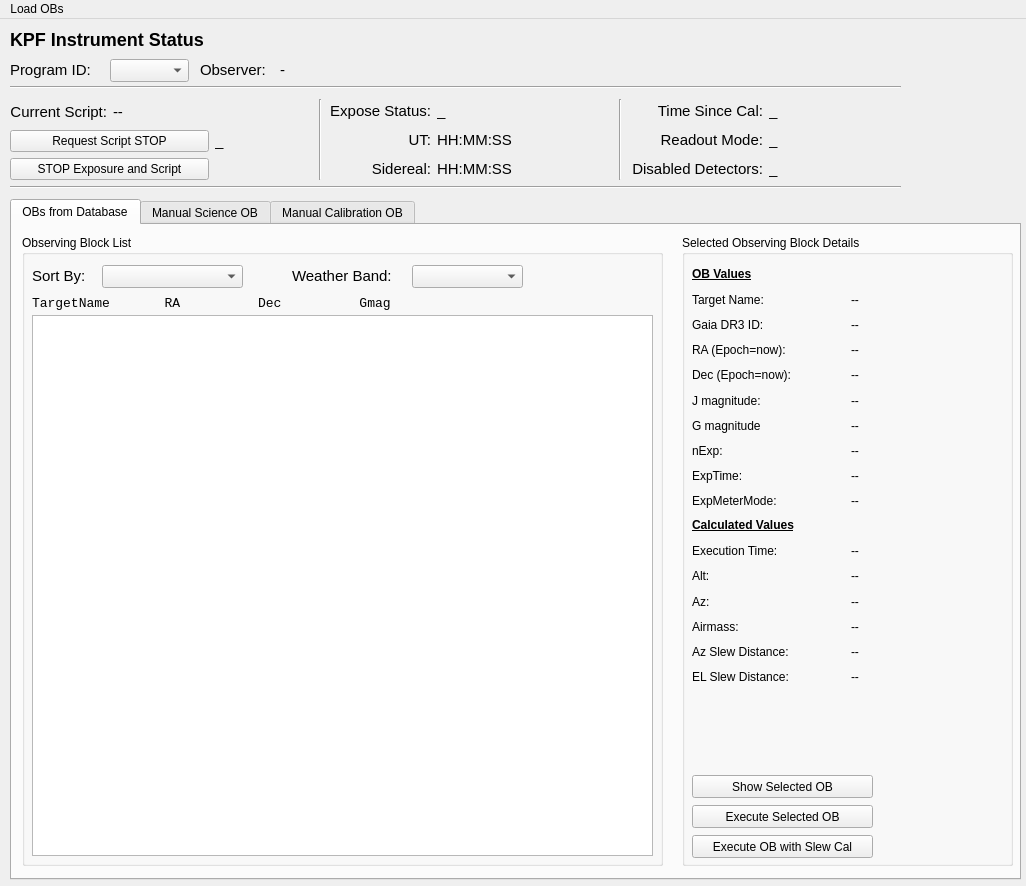
<?xml version="1.0" encoding="UTF-8"?>
<ui version="4.0">
 <class>MainWindow</class>
 <widget class="QMainWindow" name="MainWindow">
  <property name="geometry">
   <rect>
    <x>0</x>
    <y>0</y>
    <width>1026</width>
    <height>886</height>
   </rect>
  </property>
  <property name="windowTitle">
   <string>MainWindow</string>
  </property>
  <widget class="QWidget" name="centralwidget">
   <widget class="Line" name="line">
    <property name="geometry">
     <rect>
      <x>10</x>
      <y>160</y>
      <width>891</width>
      <height>16</height>
     </rect>
    </property>
    <property name="orientation">
     <enum>Qt::Horizontal</enum>
    </property>
   </widget>
   <widget class="QWidget" name="gridLayoutWidget_2">
    <property name="geometry">
     <rect>
      <x>10</x>
      <y>80</y>
      <width>301</width>
      <height>81</height>
     </rect>
    </property>
    <layout class="QGridLayout" name="script_layout" columnstretch="0,0,0" rowminimumheight="0,0,0">
     <property name="sizeConstraint">
      <enum>QLayout::SetDefaultConstraint</enum>
     </property>
     <property name="verticalSpacing">
      <number>6</number>
     </property>
     <item row="0" column="0">
      <widget class="QLabel" name="label">
       <property name="font">
        <font>
         <pointsize>11</pointsize>
        </font>
       </property>
       <property name="text">
        <string>Current Script:</string>
       </property>
       <property name="alignment">
        <set>Qt::AlignRight|Qt::AlignTrailing|Qt::AlignVCenter</set>
       </property>
      </widget>
     </item>
     <item row="0" column="1" colspan="2">
      <widget class="QLabel" name="scriptname_value">
       <property name="sizePolicy">
        <sizepolicy hsizetype="Preferred" vsizetype="Preferred">
         <horstretch>1</horstretch>
         <verstretch>0</verstretch>
        </sizepolicy>
       </property>
       <property name="font">
        <font>
         <pointsize>11</pointsize>
        </font>
       </property>
       <property name="lineWidth">
        <number>1</number>
       </property>
       <property name="text">
        <string>--</string>
       </property>
      </widget>
     </item>
     <item row="1" column="2">
      <widget class="QLabel" name="scriptstop_value">
       <property name="font">
        <font>
         <pointsize>11</pointsize>
        </font>
       </property>
       <property name="toolTip">
        <string>Value of the kpfconfig.SCRIPTSTOP keyword. If this is yes, the running script will stop at the next opportunity.</string>
       </property>
       <property name="text">
        <string>_</string>
       </property>
      </widget>
     </item>
     <item row="1" column="0" colspan="2">
      <widget class="QPushButton" name="scriptstop_btn">
       <property name="toolTip">
        <string>Request that the currently running script halt and clean up at the next opportunity.</string>
       </property>
       <property name="toolTipDuration">
        <number>-1</number>
       </property>
       <property name="statusTip">
        <string/>
       </property>
       <property name="whatsThis">
        <string/>
       </property>
       <property name="text">
        <string>Request Script STOP</string>
       </property>
      </widget>
     </item>
     <item row="2" column="0" colspan="2">
      <widget class="QPushButton" name="fullstop_btn">
       <property name="toolTip">
        <string>This will set the current exposure to End, triggering a readout and will request the current script to stop at the next opportunity (typically after the exposure is done).</string>
       </property>
       <property name="text">
        <string>STOP Exposure and Script</string>
       </property>
      </widget>
     </item>
    </layout>
   </widget>
   <widget class="QLabel" name="label_2">
    <property name="geometry">
     <rect>
      <x>10</x>
      <y>0</y>
      <width>321</width>
      <height>41</height>
     </rect>
    </property>
    <property name="text">
     <string>&lt;html&gt;&lt;head/&gt;&lt;body&gt;&lt;h2 style=&quot; margin-top:16px; margin-bottom:12px; margin-left:0px; margin-right:0px; -qt-block-indent:0; text-indent:0px;&quot;&gt;&lt;span style=&quot; font-size:11pt; font-weight:600;&quot;&gt;KPF Instrument Status&lt;/span&gt;&lt;/h2&gt;&lt;/body&gt;&lt;/html&gt;</string>
    </property>
   </widget>
   <widget class="QWidget" name="gridLayoutWidget_3">
    <property name="geometry">
     <rect>
      <x>330</x>
      <y>80</y>
      <width>281</width>
      <height>81</height>
     </rect>
    </property>
    <layout class="QGridLayout" name="status_layout" columnstretch="100,200" rowminimumheight="0,0,0">
     <property name="sizeConstraint">
      <enum>QLayout::SetDefaultConstraint</enum>
     </property>
     <property name="verticalSpacing">
      <number>6</number>
     </property>
     <item row="2" column="0">
      <widget class="QLabel" name="label_9">
       <property name="font">
        <font>
         <pointsize>11</pointsize>
        </font>
       </property>
       <property name="text">
        <string>Sidereal:</string>
       </property>
       <property name="alignment">
        <set>Qt::AlignRight|Qt::AlignTrailing|Qt::AlignVCenter</set>
       </property>
      </widget>
     </item>
     <item row="1" column="0">
      <widget class="QLabel" name="label_8">
       <property name="font">
        <font>
         <pointsize>11</pointsize>
        </font>
       </property>
       <property name="text">
        <string>UT:</string>
       </property>
       <property name="alignment">
        <set>Qt::AlignRight|Qt::AlignTrailing|Qt::AlignVCenter</set>
       </property>
      </widget>
     </item>
     <item row="0" column="0">
      <widget class="QLabel" name="label_6">
       <property name="font">
        <font>
         <pointsize>11</pointsize>
        </font>
       </property>
       <property name="text">
        <string>Expose Status:</string>
       </property>
       <property name="alignment">
        <set>Qt::AlignRight|Qt::AlignTrailing|Qt::AlignVCenter</set>
       </property>
      </widget>
     </item>
     <item row="0" column="1">
      <widget class="QLabel" name="expose_status_value">
       <property name="font">
        <font>
         <pointsize>11</pointsize>
        </font>
       </property>
       <property name="text">
        <string>_</string>
       </property>
      </widget>
     </item>
     <item row="2" column="1">
      <widget class="QLabel" name="SiderealTimeValue">
       <property name="font">
        <font>
         <pointsize>11</pointsize>
        </font>
       </property>
       <property name="text">
        <string>HH:MM:SS</string>
       </property>
      </widget>
     </item>
     <item row="1" column="1">
      <widget class="QLabel" name="UTValue">
       <property name="font">
        <font>
         <pointsize>11</pointsize>
        </font>
       </property>
       <property name="text">
        <string>HH:MM:SS</string>
       </property>
      </widget>
     </item>
    </layout>
   </widget>
   <widget class="QWidget" name="gridLayoutWidget_8">
    <property name="geometry">
     <rect>
      <x>630</x>
      <y>80</y>
      <width>271</width>
      <height>81</height>
     </rect>
    </property>
    <layout class="QGridLayout" name="slewcal_layout" rowstretch="100,100,100" columnstretch="100,100">
     <property name="sizeConstraint">
      <enum>QLayout::SetDefaultConstraint</enum>
     </property>
     <item row="2" column="0">
      <widget class="QLabel" name="label_14">
       <property name="font">
        <font>
         <pointsize>11</pointsize>
        </font>
       </property>
       <property name="text">
        <string>Disabled Detectors:</string>
       </property>
       <property name="alignment">
        <set>Qt::AlignRight|Qt::AlignTrailing|Qt::AlignVCenter</set>
       </property>
      </widget>
     </item>
     <item row="0" column="0">
      <widget class="QLabel" name="label_12">
       <property name="font">
        <font>
         <pointsize>11</pointsize>
        </font>
       </property>
       <property name="text">
        <string>Time Since Cal:</string>
       </property>
       <property name="alignment">
        <set>Qt::AlignRight|Qt::AlignTrailing|Qt::AlignVCenter</set>
       </property>
      </widget>
     </item>
     <item row="1" column="0">
      <widget class="QLabel" name="label_13">
       <property name="font">
        <font>
         <pointsize>11</pointsize>
        </font>
       </property>
       <property name="text">
        <string>Readout Mode:</string>
       </property>
       <property name="alignment">
        <set>Qt::AlignRight|Qt::AlignTrailing|Qt::AlignVCenter</set>
       </property>
      </widget>
     </item>
     <item row="0" column="1">
      <widget class="QLabel" name="slewcaltime_value">
       <property name="font">
        <font>
         <pointsize>11</pointsize>
        </font>
       </property>
       <property name="text">
        <string>_</string>
       </property>
      </widget>
     </item>
     <item row="1" column="1">
      <widget class="QLabel" name="readout_mode_value">
       <property name="font">
        <font>
         <pointsize>11</pointsize>
        </font>
       </property>
       <property name="text">
        <string>_</string>
       </property>
      </widget>
     </item>
     <item row="2" column="1">
      <widget class="QLabel" name="disabled_detectors_value">
       <property name="font">
        <font>
         <pointsize>11</pointsize>
        </font>
       </property>
       <property name="text">
        <string>_</string>
       </property>
      </widget>
     </item>
    </layout>
   </widget>
   <widget class="Line" name="line_5">
    <property name="geometry">
     <rect>
      <x>310</x>
      <y>80</y>
      <width>20</width>
      <height>81</height>
     </rect>
    </property>
    <property name="orientation">
     <enum>Qt::Vertical</enum>
    </property>
   </widget>
   <widget class="Line" name="line_6">
    <property name="geometry">
     <rect>
      <x>610</x>
      <y>80</y>
      <width>20</width>
      <height>81</height>
     </rect>
    </property>
    <property name="orientation">
     <enum>Qt::Vertical</enum>
    </property>
   </widget>
   <widget class="QTabWidget" name="tabWidget">
    <property name="geometry">
     <rect>
      <x>10</x>
      <y>180</y>
      <width>1011</width>
      <height>681</height>
     </rect>
    </property>
    <property name="currentIndex">
     <number>0</number>
    </property>
    <widget class="QWidget" name="tab">
     <attribute name="title">
      <string>OBs from Database</string>
     </attribute>
     <widget class="QGroupBox" name="groupBox">
      <property name="geometry">
       <rect>
        <x>10</x>
        <y>10</y>
        <width>641</width>
        <height>631</height>
       </rect>
      </property>
      <property name="title">
       <string>Observing Block List</string>
      </property>
      <widget class="QComboBox" name="SortOBs">
       <property name="geometry">
        <rect>
         <x>80</x>
         <y>30</y>
         <width>141</width>
         <height>23</height>
        </rect>
       </property>
      </widget>
      <widget class="QLabel" name="SortOBsLabel">
       <property name="geometry">
        <rect>
         <x>10</x>
         <y>30</y>
         <width>61</width>
         <height>21</height>
        </rect>
       </property>
       <property name="font">
        <font>
         <pointsize>11</pointsize>
        </font>
       </property>
       <property name="text">
        <string>Sort By:</string>
       </property>
      </widget>
      <widget class="QListView" name="ListOfOBs">
       <property name="geometry">
        <rect>
         <x>10</x>
         <y>80</y>
         <width>621</width>
         <height>541</height>
        </rect>
       </property>
       <property name="font">
        <font>
         <family>Monospace</family>
         <pointsize>10</pointsize>
        </font>
       </property>
       <property name="alternatingRowColors">
        <bool>true</bool>
       </property>
      </widget>
      <widget class="QLabel" name="WeatherBandLabel">
       <property name="geometry">
        <rect>
         <x>270</x>
         <y>30</y>
         <width>121</width>
         <height>21</height>
        </rect>
       </property>
       <property name="font">
        <font>
         <pointsize>11</pointsize>
        </font>
       </property>
       <property name="text">
        <string>Weather Band:</string>
       </property>
      </widget>
      <widget class="QComboBox" name="WeatherBand">
       <property name="geometry">
        <rect>
         <x>390</x>
         <y>30</y>
         <width>111</width>
         <height>23</height>
        </rect>
       </property>
      </widget>
      <widget class="QLabel" name="OBListHeader">
       <property name="geometry">
        <rect>
         <x>10</x>
         <y>60</y>
         <width>621</width>
         <height>16</height>
        </rect>
       </property>
       <property name="font">
        <font>
         <family>Monospace</family>
         <pointsize>10</pointsize>
        </font>
       </property>
       <property name="text">
        <string>TargetName       RA          Dec          Gmag</string>
       </property>
      </widget>
     </widget>
     <widget class="QGroupBox" name="groupBox_2">
      <property name="geometry">
       <rect>
        <x>670</x>
        <y>10</y>
        <width>331</width>
        <height>631</height>
       </rect>
      </property>
      <property name="title">
       <string>Selected Observing Block Details</string>
      </property>
      <widget class="QWidget" name="gridLayoutWidget_14">
       <property name="geometry">
        <rect>
         <x>10</x>
         <y>30</y>
         <width>311</width>
         <height>421</height>
        </rect>
       </property>
       <layout class="QGridLayout" name="gridLayout_3">
        <item row="8" column="1">
         <widget class="QLabel" name="SOB_ExpTime">
          <property name="text">
           <string>--</string>
          </property>
         </widget>
        </item>
        <item row="5" column="1">
         <widget class="QLabel" name="SOB_Jmag">
          <property name="text">
           <string>--</string>
          </property>
         </widget>
        </item>
        <item row="1" column="1">
         <widget class="QLabel" name="SOB_TargetName">
          <property name="text">
           <string>--</string>
          </property>
         </widget>
        </item>
        <item row="0" column="0">
         <widget class="QLabel" name="label_73">
          <property name="text">
           <string>&lt;html&gt;&lt;head/&gt;&lt;body&gt;&lt;p&gt;&lt;span style=&quot; font-weight:600; text-decoration: underline;&quot;&gt;OB Values&lt;/span&gt;&lt;/p&gt;&lt;/body&gt;&lt;/html&gt;</string>
          </property>
         </widget>
        </item>
        <item row="11" column="1">
         <widget class="QLabel" name="SOB_ExecutionTime">
          <property name="text">
           <string>--</string>
          </property>
         </widget>
        </item>
        <item row="10" column="0">
         <widget class="QLabel" name="label_72">
          <property name="text">
           <string>&lt;html&gt;&lt;head/&gt;&lt;body&gt;&lt;p&gt;&lt;span style=&quot; font-weight:600; text-decoration: underline;&quot;&gt;Calculated Values&lt;/span&gt;&lt;/p&gt;&lt;/body&gt;&lt;/html&gt;</string>
          </property>
         </widget>
        </item>
        <item row="3" column="1">
         <widget class="QLabel" name="SOB_TargetRA">
          <property name="text">
           <string>--</string>
          </property>
         </widget>
        </item>
        <item row="5" column="0">
         <widget class="QLabel" name="label_45">
          <property name="text">
           <string>J magnitude:</string>
          </property>
         </widget>
        </item>
        <item row="4" column="0">
         <widget class="QLabel" name="TargetDecLabel">
          <property name="text">
           <string>Dec (Epoch=now):</string>
          </property>
         </widget>
        </item>
        <item row="15" column="1">
         <widget class="QLabel" name="SOB_AzSlew">
          <property name="text">
           <string>--</string>
          </property>
         </widget>
        </item>
        <item row="16" column="0">
         <widget class="QLabel" name="label_65">
          <property name="text">
           <string>EL Slew Distance:</string>
          </property>
         </widget>
        </item>
        <item row="14" column="1">
         <widget class="QLabel" name="SOB_Airmass">
          <property name="text">
           <string>--</string>
          </property>
         </widget>
        </item>
        <item row="9" column="1">
         <widget class="QLabel" name="SOB_ExpMeterMode">
          <property name="text">
           <string>--</string>
          </property>
         </widget>
        </item>
        <item row="11" column="0">
         <widget class="QLabel" name="label_3">
          <property name="text">
           <string>Execution Time:</string>
          </property>
         </widget>
        </item>
        <item row="4" column="1">
         <widget class="QLabel" name="SOB_TargetDec">
          <property name="text">
           <string>--</string>
          </property>
         </widget>
        </item>
        <item row="7" column="0">
         <widget class="QLabel" name="label_49">
          <property name="text">
           <string>nExp:</string>
          </property>
         </widget>
        </item>
        <item row="2" column="1">
         <widget class="QLabel" name="SOB_GaiaID">
          <property name="text">
           <string>--</string>
          </property>
         </widget>
        </item>
        <item row="13" column="1">
         <widget class="QLabel" name="SOB_Az">
          <property name="text">
           <string>--</string>
          </property>
         </widget>
        </item>
        <item row="16" column="1">
         <widget class="QLabel" name="SOB_ELSlew">
          <property name="text">
           <string>--</string>
          </property>
         </widget>
        </item>
        <item row="2" column="0">
         <widget class="QLabel" name="label_4">
          <property name="text">
           <string>Gaia DR3 ID:</string>
          </property>
         </widget>
        </item>
        <item row="15" column="0">
         <widget class="QLabel" name="label_64">
          <property name="text">
           <string>Az Slew Distance:</string>
          </property>
         </widget>
        </item>
        <item row="13" column="0">
         <widget class="QLabel" name="label_69">
          <property name="text">
           <string>Az:</string>
          </property>
         </widget>
        </item>
        <item row="9" column="0">
         <widget class="QLabel" name="label_5">
          <property name="text">
           <string>ExpMeterMode:</string>
          </property>
         </widget>
        </item>
        <item row="14" column="0">
         <widget class="QLabel" name="label_61">
          <property name="text">
           <string>Airmass:</string>
          </property>
         </widget>
        </item>
        <item row="7" column="1">
         <widget class="QLabel" name="SOB_nExp">
          <property name="text">
           <string>--</string>
          </property>
         </widget>
        </item>
        <item row="6" column="1">
         <widget class="QLabel" name="SOB_Gmag">
          <property name="text">
           <string>--</string>
          </property>
         </widget>
        </item>
        <item row="3" column="0">
         <widget class="QLabel" name="TargetRALabel">
          <property name="text">
           <string>RA (Epoch=now):</string>
          </property>
         </widget>
        </item>
        <item row="12" column="0">
         <widget class="QLabel" name="label_70">
          <property name="text">
           <string>Alt:</string>
          </property>
         </widget>
        </item>
        <item row="6" column="0">
         <widget class="QLabel" name="label_47">
          <property name="text">
           <string>G magnitude</string>
          </property>
         </widget>
        </item>
        <item row="8" column="0">
         <widget class="QLabel" name="label_51">
          <property name="text">
           <string>ExpTime:</string>
          </property>
         </widget>
        </item>
        <item row="12" column="1">
         <widget class="QLabel" name="SOB_EL">
          <property name="text">
           <string>--</string>
          </property>
         </widget>
        </item>
        <item row="1" column="0">
         <widget class="QLabel" name="TargetNameLabel">
          <property name="text">
           <string>Target Name:</string>
          </property>
         </widget>
        </item>
       </layout>
      </widget>
      <widget class="QPushButton" name="SOB_ExecuteButton">
       <property name="geometry">
        <rect>
         <x>10</x>
         <y>570</y>
         <width>181</width>
         <height>23</height>
        </rect>
       </property>
       <property name="text">
        <string>Execute Selected OB</string>
       </property>
      </widget>
      <widget class="QPushButton" name="SOB_ExecuteWithSlewCalButton">
       <property name="geometry">
        <rect>
         <x>10</x>
         <y>600</y>
         <width>181</width>
         <height>23</height>
        </rect>
       </property>
       <property name="text">
        <string>Execute OB with Slew Cal</string>
       </property>
      </widget>
      <widget class="QPushButton" name="SOB_ShowButton">
       <property name="geometry">
        <rect>
         <x>10</x>
         <y>540</y>
         <width>181</width>
         <height>23</height>
        </rect>
       </property>
       <property name="text">
        <string>Show Selected OB</string>
       </property>
      </widget>
     </widget>
    </widget>
    <widget class="QWidget" name="ScienceOB">
     <attribute name="title">
      <string>Manual Science OB</string>
     </attribute>
     <widget class="QWidget" name="gridLayoutWidget_5">
      <property name="geometry">
       <rect>
        <x>480</x>
        <y>10</y>
        <width>401</width>
        <height>111</height>
       </rect>
      </property>
      <layout class="QGridLayout" name="execute_layout">
       <item row="0" column="1">
        <widget class="QLabel" name="label_11">
         <property name="text">
          <string>&lt;html&gt;&lt;head/&gt;&lt;body&gt;&lt;h4 style=&quot; margin-top:12px; margin-bottom:12px; margin-left:0px; margin-right:0px; -qt-block-indent:0; text-indent:0px;&quot;&gt;&lt;span style=&quot; font-size:medium; font-weight:600;&quot;&gt;Execute Observations&lt;/span&gt;&lt;/h4&gt;&lt;/body&gt;&lt;/html&gt;</string>
         </property>
        </widget>
       </item>
       <item row="1" column="1">
        <widget class="QPushButton" name="executeOB">
         <property name="toolTip">
          <string>Execute the OB as defined in the fields below.</string>
         </property>
         <property name="text">
          <string>Execute This OB</string>
         </property>
        </widget>
       </item>
       <item row="0" column="2">
        <widget class="QLabel" name="OBDuration">
         <property name="text">
          <string>-</string>
         </property>
        </widget>
       </item>
       <item row="3" column="1">
        <widget class="QPushButton" name="execute_slewcal_only">
         <property name="enabled">
          <bool>true</bool>
         </property>
         <property name="toolTip">
          <string>Execute a quick calibration without triggering a science OB.</string>
         </property>
         <property name="text">
          <string>Execute Slew Cal Only</string>
         </property>
        </widget>
       </item>
       <item row="1" column="2">
        <widget class="QPushButton" name="executeOB_slewcal">
         <property name="toolTip">
          <string>Execute a quick calibration, then execute the OB as defined in the fields below.</string>
         </property>
         <property name="text">
          <string>Execute OB with Slew Cal</string>
         </property>
        </widget>
       </item>
       <item row="2" column="1">
        <widget class="QPushButton" name="collect_guider_cube">
         <property name="toolTip">
          <string>Collect 30s of full frame rate images from the guider for later analysis.</string>
         </property>
         <property name="text">
          <string>Collect Guider Image Cube</string>
         </property>
        </widget>
       </item>
      </layout>
     </widget>
     <widget class="Line" name="line_3">
      <property name="geometry">
       <rect>
        <x>430</x>
        <y>10</y>
        <width>20</width>
        <height>111</height>
       </rect>
      </property>
      <property name="orientation">
       <enum>Qt::Vertical</enum>
      </property>
     </widget>
     <widget class="QLabel" name="label_17">
      <property name="geometry">
       <rect>
        <x>10</x>
        <y>10</y>
        <width>381</width>
        <height>23</height>
       </rect>
      </property>
      <property name="text">
       <string>&lt;html&gt;&lt;head/&gt;&lt;body&gt;&lt;h2 style=&quot; margin-top:16px; margin-bottom:12px; margin-left:0px; margin-right:0px; -qt-block-indent:0; text-indent:0px;&quot;&gt;&lt;span style=&quot; font-size:x-large; font-weight:600;&quot;&gt;Construct a Science OB&lt;/span&gt;&lt;/h2&gt;&lt;/body&gt;&lt;/html&gt;</string>
      </property>
     </widget>
     <widget class="QPushButton" name="load_from_file_btn">
      <property name="geometry">
       <rect>
        <x>10</x>
        <y>40</y>
        <width>201</width>
        <height>23</height>
       </rect>
      </property>
      <property name="text">
       <string>Load OB from File</string>
      </property>
     </widget>
     <widget class="QPushButton" name="write_to_file_btn">
      <property name="enabled">
       <bool>true</bool>
      </property>
      <property name="geometry">
       <rect>
        <x>220</x>
        <y>40</y>
        <width>201</width>
        <height>23</height>
       </rect>
      </property>
      <property name="text">
       <string>Write OB to File</string>
      </property>
     </widget>
    </widget>
    <widget class="QWidget" name="CalibrationOB">
     <property name="enabled">
      <bool>true</bool>
     </property>
     <attribute name="title">
      <string>Manual Calibration OB</string>
     </attribute>
     <widget class="QLabel" name="label_56">
      <property name="enabled">
       <bool>true</bool>
      </property>
      <property name="geometry">
       <rect>
        <x>10</x>
        <y>10</y>
        <width>381</width>
        <height>23</height>
       </rect>
      </property>
      <property name="text">
       <string>&lt;html&gt;&lt;head/&gt;&lt;body&gt;&lt;h2 style=&quot; margin-top:16px; margin-bottom:12px; margin-left:0px; margin-right:0px; -qt-block-indent:0; text-indent:0px;&quot;&gt;&lt;span style=&quot; font-size:x-large; font-weight:600;&quot;&gt;Construct a Calibration OB&lt;/span&gt;&lt;/h2&gt;&lt;/body&gt;&lt;/html&gt;</string>
      </property>
     </widget>
     <widget class="QPushButton" name="load_from_file_btn_for_cal">
      <property name="geometry">
       <rect>
        <x>10</x>
        <y>40</y>
        <width>161</width>
        <height>23</height>
       </rect>
      </property>
      <property name="text">
       <string>Load OB from File</string>
      </property>
     </widget>
     <widget class="QPushButton" name="write_to_file_btn_for_cal">
      <property name="enabled">
       <bool>true</bool>
      </property>
      <property name="geometry">
       <rect>
        <x>180</x>
        <y>40</y>
        <width>161</width>
        <height>23</height>
       </rect>
      </property>
      <property name="text">
       <string>Write OB to File</string>
      </property>
     </widget>
     <widget class="QWidget" name="gridLayoutWidget_12">
      <property name="geometry">
       <rect>
        <x>570</x>
        <y>10</y>
        <width>311</width>
        <height>51</height>
       </rect>
      </property>
      <layout class="QGridLayout" name="execute_layout_2">
       <item row="0" column="1">
        <widget class="QLabel" name="label_57">
         <property name="text">
          <string>&lt;html&gt;&lt;head/&gt;&lt;body&gt;&lt;h4 style=&quot; margin-top:12px; margin-bottom:12px; margin-left:0px; margin-right:0px; -qt-block-indent:0; text-indent:0px;&quot;&gt;&lt;span style=&quot; font-size:medium; font-weight:600;&quot;&gt;Execute Calibrations&lt;/span&gt;&lt;/h4&gt;&lt;/body&gt;&lt;/html&gt;</string>
         </property>
        </widget>
       </item>
       <item row="0" column="2">
        <widget class="QLabel" name="CalOBDuration">
         <property name="text">
          <string>-</string>
         </property>
        </widget>
       </item>
       <item row="1" column="1" colspan="2">
        <widget class="QPushButton" name="executeOB_for_cal">
         <property name="toolTip">
          <string>Execute the OB as defined in the fields below.</string>
         </property>
         <property name="text">
          <string>Execute This Cal OB</string>
         </property>
        </widget>
       </item>
      </layout>
     </widget>
     <widget class="Line" name="line_9">
      <property name="geometry">
       <rect>
        <x>10</x>
        <y>70</y>
        <width>791</width>
        <height>16</height>
       </rect>
      </property>
      <property name="orientation">
       <enum>Qt::Horizontal</enum>
      </property>
     </widget>
     <widget class="QPushButton" name="load_slewcal_btn">
      <property name="geometry">
       <rect>
        <x>350</x>
        <y>40</y>
        <width>161</width>
        <height>23</height>
       </rect>
      </property>
      <property name="text">
       <string>Load Standard Slew Cal</string>
      </property>
     </widget>
    </widget>
   </widget>
   <widget class="QLabel" name="label_89">
    <property name="geometry">
     <rect>
      <x>200</x>
      <y>40</y>
      <width>81</width>
      <height>21</height>
     </rect>
    </property>
    <property name="font">
     <font>
      <pointsize>11</pointsize>
     </font>
    </property>
    <property name="text">
     <string>Observer:</string>
    </property>
   </widget>
   <widget class="QLabel" name="label_87">
    <property name="geometry">
     <rect>
      <x>10</x>
      <y>40</y>
      <width>101</width>
      <height>21</height>
     </rect>
    </property>
    <property name="font">
     <font>
      <pointsize>11</pointsize>
     </font>
    </property>
    <property name="text">
     <string>Program ID:</string>
    </property>
   </widget>
   <widget class="QLabel" name="Observer">
    <property name="geometry">
     <rect>
      <x>280</x>
      <y>40</y>
      <width>571</width>
      <height>21</height>
     </rect>
    </property>
    <property name="font">
     <font>
      <pointsize>11</pointsize>
     </font>
    </property>
    <property name="text">
     <string>-</string>
    </property>
   </widget>
   <widget class="Line" name="line_2">
    <property name="geometry">
     <rect>
      <x>10</x>
      <y>60</y>
      <width>891</width>
      <height>16</height>
     </rect>
    </property>
    <property name="orientation">
     <enum>Qt::Horizontal</enum>
    </property>
   </widget>
   <widget class="QComboBox" name="ProgID">
    <property name="geometry">
     <rect>
      <x>110</x>
      <y>40</y>
      <width>79</width>
      <height>23</height>
     </rect>
    </property>
   </widget>
  </widget>
  <widget class="QMenuBar" name="menuBar">
   <property name="geometry">
    <rect>
     <x>0</x>
     <y>0</y>
     <width>1026</width>
     <height>20</height>
    </rect>
   </property>
   <widget class="QMenu" name="menuFile">
    <property name="title">
     <string>Load OBs</string>
    </property>
    <addaction name="actionLoad_OBs_from_file"/>
    <addaction name="actionRefresh_OBs_from_Database"/>
   </widget>
   <addaction name="menuFile"/>
  </widget>
  <action name="actionLoad_Targets">
   <property name="text">
    <string>Load Targets</string>
   </property>
  </action>
  <action name="actionLoad_Configurations">
   <property name="text">
    <string>Load Configurations</string>
   </property>
  </action>
  <action name="actionLoad_Complete_OBs">
   <property name="text">
    <string>Load Observing Blocks</string>
   </property>
  </action>
  <action name="actionLoad_OBs_from_file">
   <property name="text">
    <string>Load OBs from file</string>
   </property>
  </action>
  <action name="actionRefresh_OBs_from_Database">
   <property name="text">
    <string>Refresh OBs from Database</string>
   </property>
  </action>
 </widget>
 <resources/>
 <connections/>
</ui>
